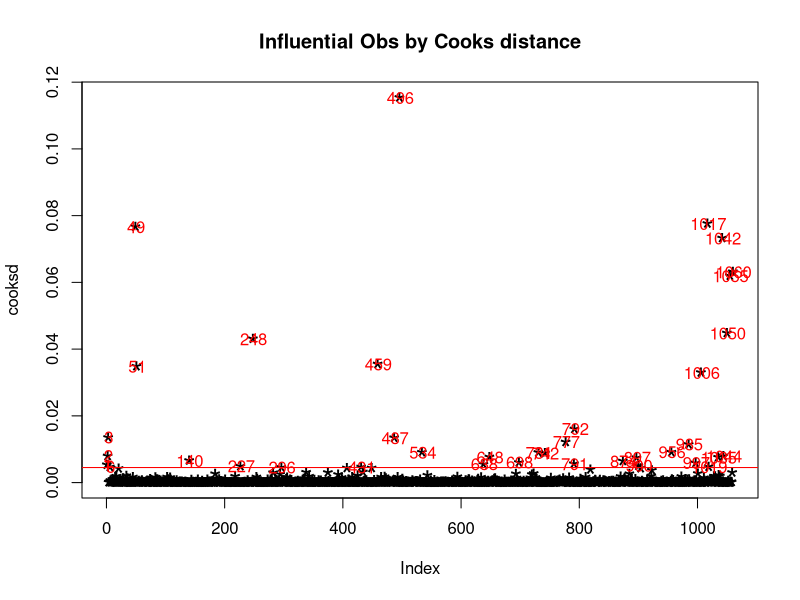

Here is the R script that generated this plot: (Note: this script raises an error after producing the figure.)
## ---- chunk 1
if (!require("utils")) install.packages("utils")
if (!require("car")) install.packages("car")
if (!require("dplyr")) install.packages("dplyr")

library(utils)
library(car)
library(dplyr)

# I dowload my DataBase with read.csv2
DB<-data.frame(read.csv2("Analysis/DataBase/DB_Tobin.csv", sep = ";",stringsAsFactors=FALSE, header = TRUE ))

# Let's measure the cook distance

## My model
M1_Tobin <-lm(TobinsQ~EnergyProductivity+CarbonProductivity+WaterProductivity+WasteProductivity+GreenReputation+SustainabilityPayLink+SustainableThemedCommitment+AuditScore+DebtRatio^2+NetMargin+log(Asset),data=DB)

## I calculate my cooks distance. Cook’s distance is a measure computed with respect to a given regression model and therefore is impacted only by the X variables included in the model. Cook’s distance computes the influence exerted by each data point (row) on the predicted outcome.

cooksd <- cooks.distance(M1_Tobin)


## I summarise on a graph, those observations that have a cook’s distance greater than 4 times the mean may be classified as influential.

plot(cooksd, pch="*", cex=2, main="Influential Obs by Cooks distance")  # plot cook's distance
abline(h = 4*mean(cooksd, na.rm=T), col="red")  # add cutoff line
text(x=1:length(cooksd)+1, y=cooksd, labels=ifelse(cooksd>4*mean(cooksd, na.rm=T),names(cooksd),""), col="red")  # add labels

##The following command find out the influential rows, namely rows where are the outliers of my BD

influential <- as.numeric(names(cooksd)[(cooksd > 4*mean(cooksd, na.rm=T))])  

## The function outlierTest from car package gives the most extreme observation based on the given model

car::outlierTest(M1_Tobin)
## ---- chunk 2
DB_Tobin_NoOutliers <- DB_Tobin[-c(49,1050,1042,1017,459,496,956,248,997),]
# Let's measure the cook distance

## My model
M1_Tobin <-lm(TobinsQ~EnergyProductivity+CarbonProductivity+WaterProductivity+WasteProductivity+GreenReputation+SustainabilityPayLink+SustainableThemedCommitment+AuditScore+DebtRatio^2+NetMargin+log(Asset),data=DB_Tobin_NoOutliers)

## I calculate my cooks distance. Cook’s distance is a measure computed with respect to a given regression model and therefore is impacted only by the X variables included in the model. Cook’s distance computes the influence exerted by each data point (row) on the predicted outcome.

cooksd <- cooks.distance(M1_Tobin)

## I summarise on a graph, those observations that have a cook’s distance greater than 4 times the mean may be classified as influential.

plot(cooksd, pch="*", cex=2, main="Influential Obs by Cooks distance")  # plot cook's distance
abline(h = 4*mean(cooksd, na.rm=T), col="red")  # add cutoff line
text(x=1:length(cooksd)+1, y=cooksd, labels=ifelse(cooksd>4*mean(cooksd, na.rm=T),names(cooksd),""), col="red")  # add labels

##The following command find out the influential rows, namely rows where are the outliers of my BD

influential <- as.numeric(names(cooksd)[(cooksd > 4*mean(cooksd, na.rm=T))])  

## The function outlierTest from car package gives the most extreme observation based on the given model

car::outlierTest(M1_Tobin)

## ---- chunk 3

DB_Tobin_NoOutliers02 <- DB_Tobin_NoOutliers[-c(897,1019,904,534,819,874,407,648,431,140),]

# Let's measure the cook distance

## My model
M1_Tobin02 <-lm(TobinsQ~EnergyProductivity+CarbonProductivity+WaterProductivity+WasteProductivity+GreenReputation+SustainabilityPayLink+SustainableThemedCommitment+AuditScore+DebtRatio^2+NetMargin+log(Asset),data=DB_Tobin_NoOutliers02)

cooksd02 <- cooks.distance(M1_Tobin02)

car::outlierTest(M1_Tobin02)

